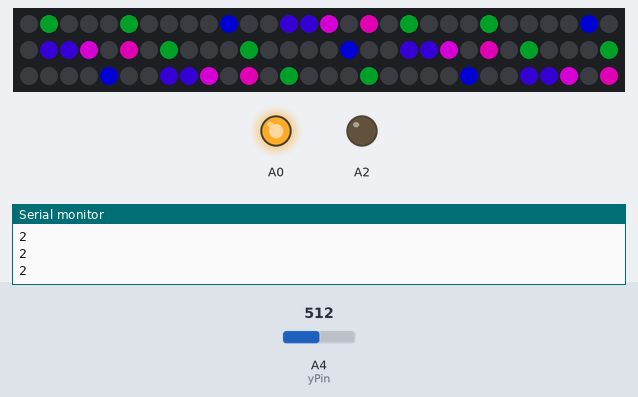
The sketch below on a simulated Arduino Uno, built with avr-gcc and run on an emulated ATmega328P. Parts: 90 RGB LEDs in strip order, left to right, continuing on the next row, output pins drawn as LEDs (lit = HIGH), the last lines printed to the serial monitor. The inputs (shaded band) are chosen by the test bench; at power-on: A4 (yPin) = 512. Dim RGB values are drawn brighter than linear.

Above: at 1.2 s.
1.3 s: A4 (yPin) set to 306
At 1.9 s:
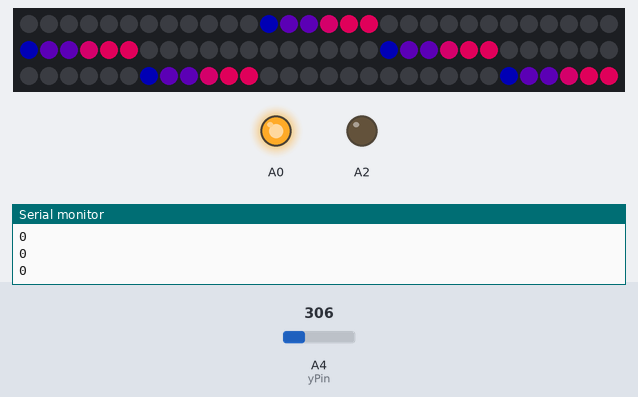
2.8 s: A4 (yPin) set to 122
At 3.3 s:
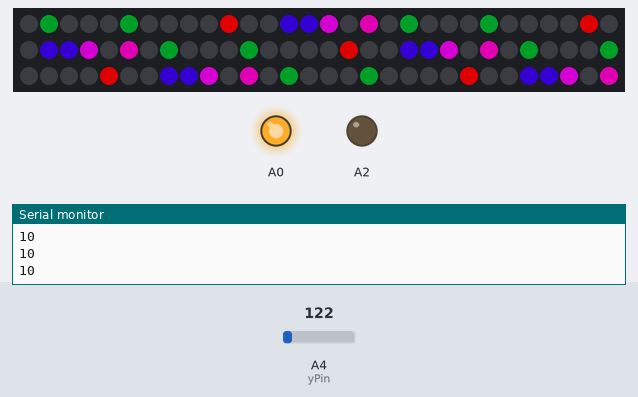
4.3 s: A4 (yPin) set to 0
At 4.7 s:
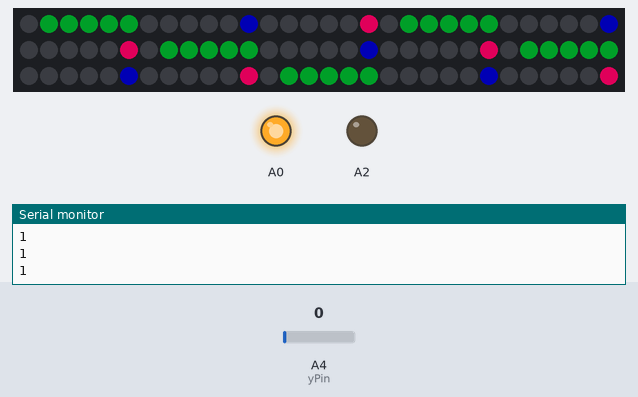
5.8 s: A4 (yPin) set to 16
7.3 s: A4 (yPin) set to 900
At 7.7 s:
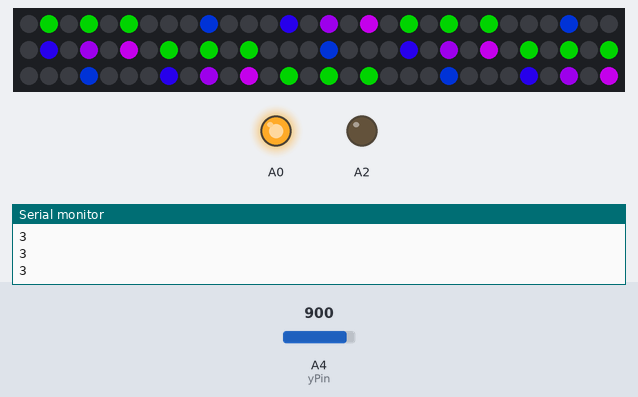
8.8 s: A4 (yPin) set to 1023
At 9.1 s:
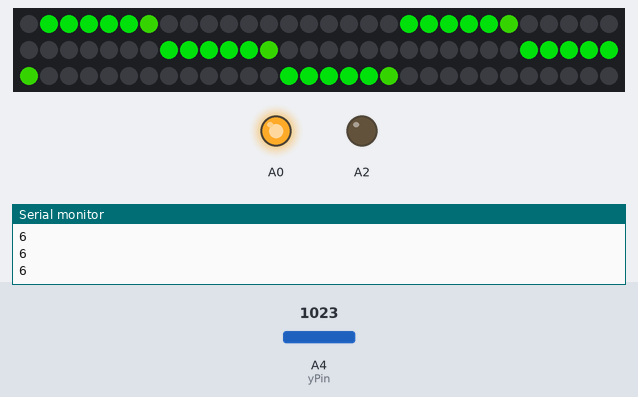
Timing chart, 0 to 11.3 s (numbered marks = the images above; inputs shaded):
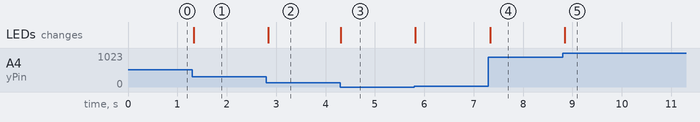

Measured:
- after the input at 1.3 s, the LEDs: change at once (image 1)
- after the input at 2.8 s, the LEDs: change at once (image 2)
- after the input at 4.3 s, the LEDs: change at once (image 3)
- after the input at 7.3 s, the LEDs: change at once (image 4)
- after the input at 8.8 s, the LEDs: change at once (image 5)

The sketch:

ADXL335_Integration.ino
```cpp
#include <Adafruit_NeoPixel.h>

//Code by Daniel Near
// 09-21-2013

#define PIN 6//digital out to neopixel strip
#define PIXELS 90
#define PATTERN_SIZE 18
#define DELAY 32
//r=0x1,0x2, g=0x4,0x8, b=0x10,0x20
byte aztekpattern[12][18]={//array image to display, 18 pixels with 12 scan lines
  {
    0x00,0x00,0x00,0x00,0x00,0x00,0x00,0x00,0x00,0x00,0x00,0x00,0x10,0x11,0x11,0x12,0x13,0x13  }
  ,
  {
    0x00,0x04,0x04,0x04,0x04,0x04,0x00,0x00,0x00,0x00,0x00,0x10,0x00,0x00,0x00,0x00,0x00,0x13  }
  ,
  {
    0x00,0x04,0x00,0x00,0x00,0x04,0x00,0x00,0x00,0x00,0x20,0x00,0x00,0x21,0x21,0x22,0x00,0x23  }
  ,
  {
    0x00,0x08,0x00,0x08,0x00,0x08,0x00,0x00,0x00,0x24,0x00,0x00,0x00,0x31,0x00,0x32,0x00,0x33  }
  ,
  {
    0x00,0x08,0x00,0x08,0x08,0x08,0x00,0x00,0x34,0x00,0x00,0x00,0x00,0x33,0x00,0x00,0x00,0x33  }
  ,
  {
    0x00,0x0C,0x00,0x00,0x00,0x00,0x00,0x38,0x00,0x00,0x00,0x00,0x00,0x33,0x33,0x33,0x33,0x33  }
  ,
  {
    0x00,0x0C,0x0C,0x0C,0x0C,0x0C,0x09,0x00,0x00,0x00,0x00,0x00,0x00,0x00,0x00,0x00,0x00,0x00  }
  ,
  {
    0x00,0x0C,0x00,0x00,0x00,0x00,0x00,0x0d,0x00,0x00,0x00,0x00,0x00,0x33,0x33,0x33,0x33,0x33  }
  ,
  {
    0x00,0x08,0x00,0x08,0x08,0x08,0x00,0x00,0x0e,0x00,0x00,0x00,0x00,0x33,0x00,0x00,0x00,0x33  }
  ,
  {
    0x00,0x08,0x00,0x08,0x00,0x08,0x00,0x00,0x00,0x02,0x00,0x00,0x00,0x31,0x00,0x32,0x00,0x33  }
  ,
  {
    0x00,0x04,0x00,0x00,0x00,0x04,0x00,0x00,0x00,0x00,0x03,0x00,0x00,0x21,0x21,0x22,0x00,0x23  }
  ,
  {
    0x00,0x04,0x04,0x04,0x04,0x04,0x00,0x00,0x00,0x00,0x00,0x03,0x00,0x00,0x00,0x00,0x00,0x13  }
};

// Parameter 1 = number of pixels in strip
// Parameter 2 = pin number (most are valid)
// Parameter 3 = pixel type flags, add together as needed:
//   NEO_KHZ800  800 KHz bitstream (most NeoPixel products w/WS2812 LEDs)
//   NEO_KHZ400  400 KHz (classic 'v1' (not v2) FLORA pixels, WS2811 drivers)
//   NEO_GRB     Pixels are wired for GRB bitstream (most NeoPixel products)
//   NEO_RGB     Pixels are wired for RGB bitstream (v1 FLORA pixels, not v2)
Adafruit_NeoPixel strip = Adafruit_NeoPixel(90, PIN, NEO_GRB + NEO_KHZ800);
int zPin = 3;
int yPin = 4;
int xPin = 5;

int frame = 0;
int yVal = 0;


void setup() {
  pinMode(A0, OUTPUT);
  digitalWrite(A0, HIGH);
  pinMode(A2, OUTPUT);
  digitalWrite(A2, LOW);
  strip.begin();
  strip.show(); // Initialize all pixels to 'off'
  Serial.begin(9600);
}

void loop() {
  yVal = analogRead(yPin);
  Serial.println(abs((yVal-300)/8)%12);
  render_frame(abs((yVal-300)/8)%12);
  frame++;
  frame = frame%12;
  delay(DELAY);
}
void render_frame(int frame)
{
    for(int16_t i=0;i<PATTERN_SIZE;i++)
    {

      for(int16_t offset=0; offset < PIXELS; offset+=PATTERN_SIZE){
        strip.setPixelColor(i+offset,replaceColor(aztekpattern[frame][i]));
      }
    }
    strip.show(); // push out to strip

}
unsigned long replaceColor(byte color)//extend 2 bits to 24 and shift bits for brighter shades

{
  byte redcolor=((color & 0x02)<<6)|((color&0x01)<<5);
  byte grncolor=((color & 0x08)<<4)|((color&0x04)<<3);
  byte blucolor=((color & 0x30)<<2)|((color&0x04)<<1);//<<1;
  return strip.Color(redcolor,  grncolor,  blucolor);

}
// Fill the dots one after the other with a color
```
